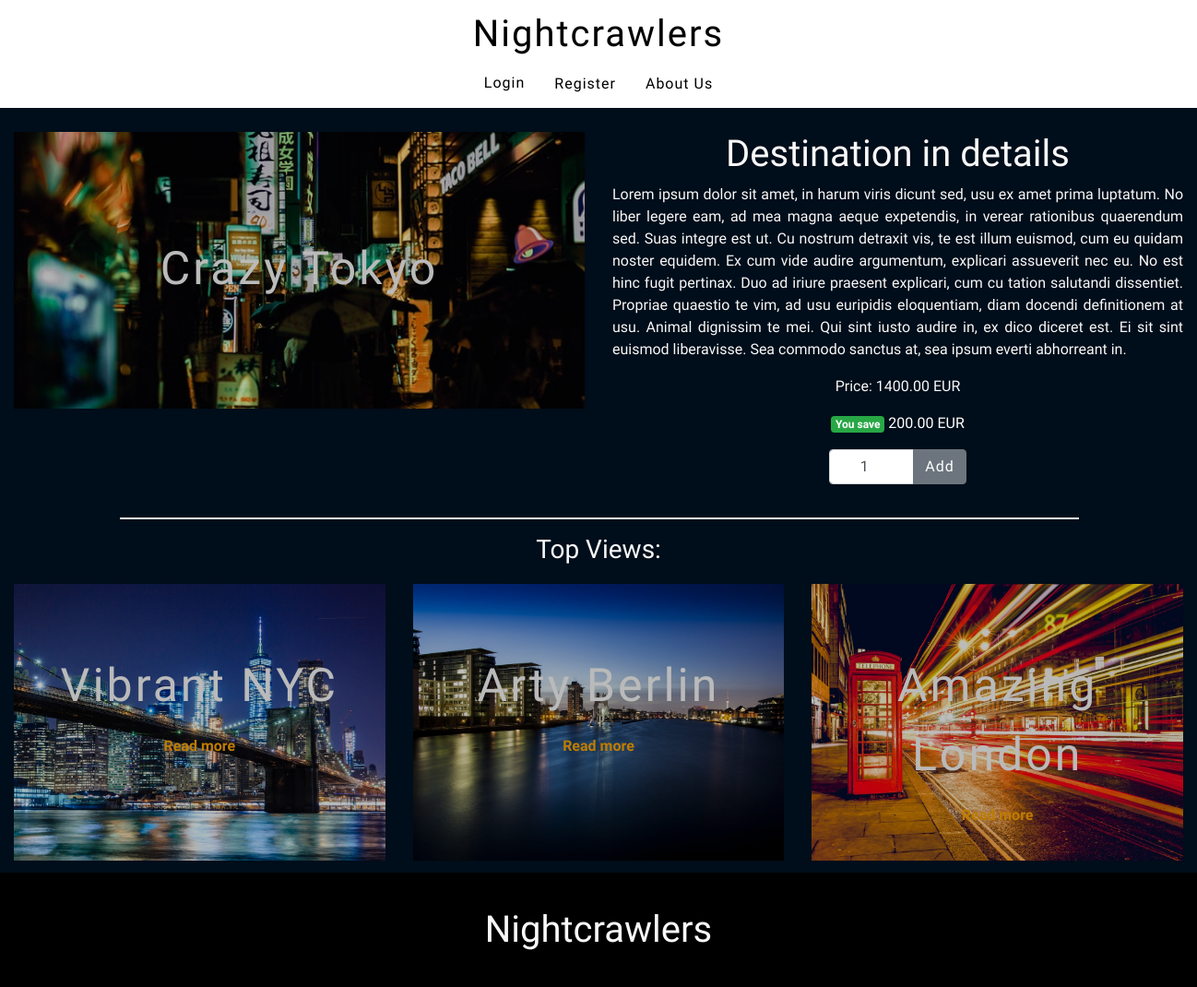
Page /destination/7/ on the committed database.
### core/models.py (models this page shows, shortened)
class Destination(models.Model):
    AFRICA = 'africa'
    ASIA = 'asia'
    EUROPE = 'europe'
    AMERICAS = 'americas'
    OCEANIA = 'oceania'
    CONTINENT = (
        (AFRICA, 'africa'),
        (ASIA, 'asia'),
        (EUROPE, 'europe'),
        (AMERICAS, 'americas'),
        (OCEANIA, 'oceania')
    )
    name = models.CharField(max_length=20)
    description = models.TextField()
    price = models.DecimalField(max_digits=6, decimal_places=2)
    discount_price = models.DecimalField(max_digits=6, decimal_places=2, blank=True, null=True)
    image = models.ImageField(default='default.jpg', upload_to='upload_pics')
    continent = models.CharField(max_length=20, choices=CONTINENT, default=EUROPE, blank=True, null=True)
    active = models.BooleanField(default=True)
    views = models.IntegerField(default=0)

### core/views.py (the view)
# urls.py: path('destination/<int:pk>/', DestinationDetailView.as_view(), name='destination'),
class DestinationDetailView(DetailView):
    model = Destination
    template_name = "destination.html"
    def get_context_data(self, **kwargs):
        context = super(DetailView, self).get_context_data(**kwargs)
        obj = self.get_object()
        obj.views += 1
        obj.save()
        return context

### core/contexts.py (called while the page is built)
def filtered_destinations(request):
    filtered_destinations = Destination.objects.order_by('views')[0:3]
    return {'filtered_destinations': filtered_destinations}

### core/templates/destination.html (shortened to what this page needs)
{% extends 'base.html' %}
{% load bootstrap_tags %}
{% block content %}
<div class="container-fluid" style="background-color: #000d1a">
    <div class="row">
        <div class="col-sm-12 col-md-6" style="padding-top: 2%">
            <div class="destination-image" style="background-image: url('{{ MEDIA_URL }}{{ destination.image.url }}')">
                <p class="city-name2 text-center">{{ object.name }}</p>
            </div>
        </div>
        <div class="col-sm-12 col-md-6" style="padding-top: 2%">
            <h1 class="text-center">Destination in details</h1>
            <p class="text-justify">{{ object.description }}</p>
            <p class="text-center register-reset">Price: {{ object.price }} EUR</p>
            {% if object.discount_price == 0 %}
                <p class="text-center" style="color: #ffffff">Let the Journey begin</p>
            {% else %}
                <p class="text-center" style="color: #ffffff"><span class="badge badge-success">You save</span> {{ object.discount_price }} EUR</p>
            {% endif %}
            <form class="destination-form" method='GET' action="{% url 'edit_cart' object.id %}">
                <div class="input-group mb-3" style="width: 30%">
                    <input type="number" class="form-control" name="qty" value="1" min="0">
                    <div class="input-group-append">
                        <input class="btn btn-secondary" style="width: 100%" type="submit" value="Add"/>
                    </div>
                </div>
            </form>
        </div>
        <hr>
    </div>
</div>
<div class="d-none d-sm-block container-fluid" style="background-color: #000d1a">
    <h3 class="text-center">Top Views:</h3>
    <div class="row">
        {% for filtered in filtered_destinations %}
            <div class="top-picks col-md-4">
                <div class="destination-image" style="background-image: url('{{ MEDIA_URL }}{{ filtered.image.url }}')">
                    <p class="city-name2 text-center">{{ filtered.name }}</p>
                    <p class="register-reset text-center">
                        <strong><a style="color: orange" href="{% url 'destination' filtered.id %}">Read more</a></strong>
                    </p>
                </div>
            </div>
        {% endfor %}
    </div>
</div>
{% endblock %}
{% block footer %}
<div class="container-fluid" style="background-color: #000000">
    <div class="row">
         <div class="col-sm-12">
            <h1 class="footer-header text-center" style="color: #f8f8f8">Nightcrawlers</h1>
         </div>
    </div>
</div>
{% endblock %}

### static/css/styles.css (style rules this page uses)
html { scroll-behavior: smooth; overflow-x: hidden; }
h1, h2, h3, h4, h5, p, a, form { font-family: 'Heebo', sans-serif; color: #f8f8f8; }
.city-name2 { padding-top: 18%; letter-spacing: 3px; color: #f8f8f8; font-size: 50px; }
.destination-form { margin-top: 1%; margin-bottom: 3%; margin-left: 38%; }
form { margin-top: 15%; margin-left: 10%; width: 80%; text-align: center; letter-spacing: 1px; color: #f8f8f8; }
form input { text-align: center; letter-spacing: 1px; }
hr { border: 1px solid #f8f8f8; margin-left: 10%; width: 80%; }
.register-reset { color: #f8f8f8; }
.register-reset a { color: #f8f8f8; text-decoration: none; border-bottom: 1px solid transparent; transition: border 800ms ease; }
.btn { width: 30%; letter-spacing: 1px; margin-bottom: 2%; }
.destination-image { height: 300px; background-repeat: no-repeat; background-size: cover; background-position: center; filter: brightness(75%); }
.top-picks { padding-top: 1%; padding-bottom: 1%; }
.footer-header { margin-top: 3%; margin-bottom: 3%; }

### rows in the picture
Destination: image (picture), name "Crazy Tokyo", description "Lorem ipsum dolor sit amet, in harum viris dicunt sed, usu ex amet prima luptatum. No liber legere eam, ad mea magna aeque expetendis, in verear rationibus quaerendum sed. Suas integre est ut. Cu nostrum detraxit vis, te est illum euismod, cum eu quidam noster equidem. Ex cum vide audire argumentum, explicari assueverit nec eu. No est hinc fugit pertinax. Duo ad iriure praesent explicari, cum cu tation salutandi dissentiet. Propriae quaestio te vim, ad usu euripidis eloquentiam, diam docendi definitionem at usu. Animal dignissim te mei. Qui sint iusto audire in, ex dico diceret est. Ei sit sint euismod liberavisse. Sea commodo sanctus at, sea ipsum everti abhorreant in.", price "1400.00", discount_price "200.00"
Destination: image (picture), name "Vibrant NYC"
Destination: image (picture), name "Arty Berlin"
Destination: image (picture), name "Amazing London"
